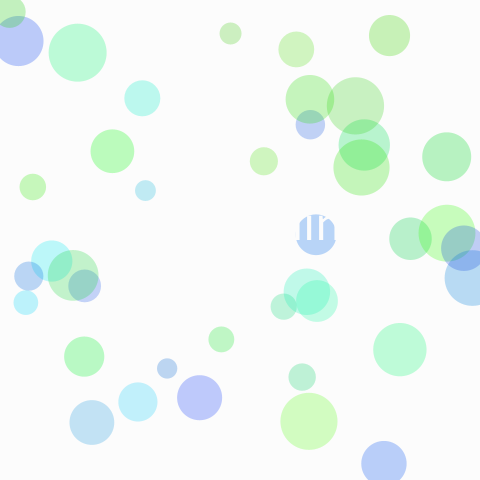
Frame 1 (no input)
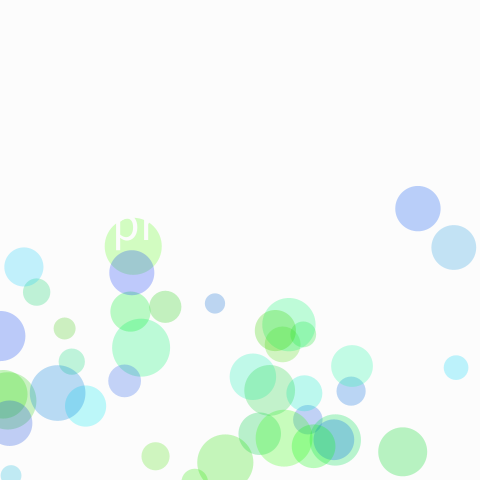
Frame 60 (the mouse pressed at the canvas centre just before this capture)
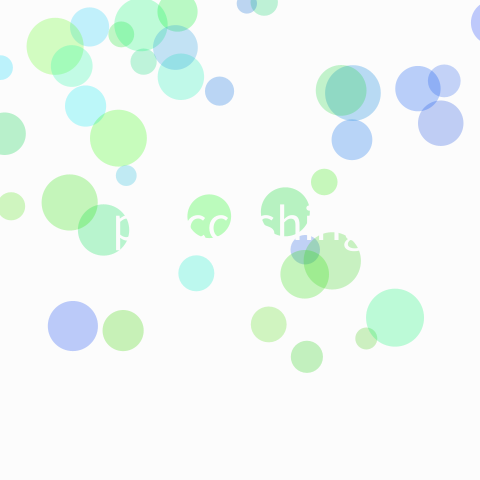
Frame 120 (the mouse held since frame 60 and released just before this capture)

The Processing sketch that drew these frames (run headless with seeded random() and noise(); from frame 60 on, the mouse is pressed at the canvas centre):

// Processing sketch: processing_159545
// ── processing_159545.pde

int BALL_MAX = 40;

float[] x = new float[BALL_MAX];
float[] y = new float[BALL_MAX];
float[] xSpeed = new float[BALL_MAX];
float[] ySpeed = new float[BALL_MAX];
float[] bSize = new float[BALL_MAX];
color[] bColor = new color[BALL_MAX];

void setup(){
  size(480,480);
  smooth();
  frameRate(30);
  colorMode(HSB,360,100,100);
  noStroke();
  textSize(50);
  textAlign(CENTER);
  
  for(int i=0; i<BALL_MAX; i++){
    x[i]= random(width);
    y[i]= random(height);
    xSpeed[i] = random(-40,2);
    ySpeed[i] = random(5,-8);
    bSize[i] = random(20,60);
    bColor[i] = color(random(100,240),random(80,100),random(80,100),70);
  }
}

void draw(){
  
  background(0,0,99);
  
  
  for(int i=0; i<BALL_MAX; i++){
    fill(bColor[i]);
    ellipse(x[i],y[i],bSize[i],bSize[i]);
    x[i] += xSpeed[i];
    y[i] += ySpeed[i];
    
    
    if(x[i] > width || x[i] < 0){
      xSpeed[i] *= -1;
      
    }
     if(y[i] > height || y[i] < 0){
      ySpeed[i] *= -1;
    }
  }
  
  fill(0,0,99);
  text("procceshing",240,240);
  
}
